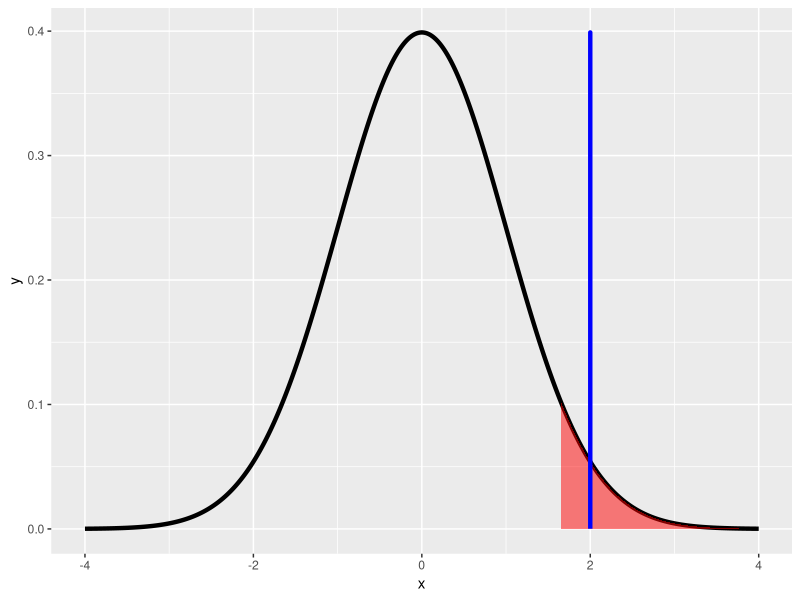

This chart was generated by the following R code:
x <- seq(-4,4, length = 2000)
dat <- data.frame(x=x, y=dnorm(x))
library(ggplot2)
g <- ggplot(dat, aes(x = x, y = y)) + geom_line(size = 1.5)+scale_y_continuous(limits=c(0,max(dat$y)))
suppressWarnings(g <- g+ layer("area", stat="identity", position="identity",mapping = aes(x=ifelse(x>qnorm(.95),x,NA)),
            params=list(fill="red",alpha=.5, na.rm=TRUE))) 
suppressWarnings(g <- g + geom_line(aes(x=2.0),size=1.5,colour="blue"))
suppressWarnings(print(g))

